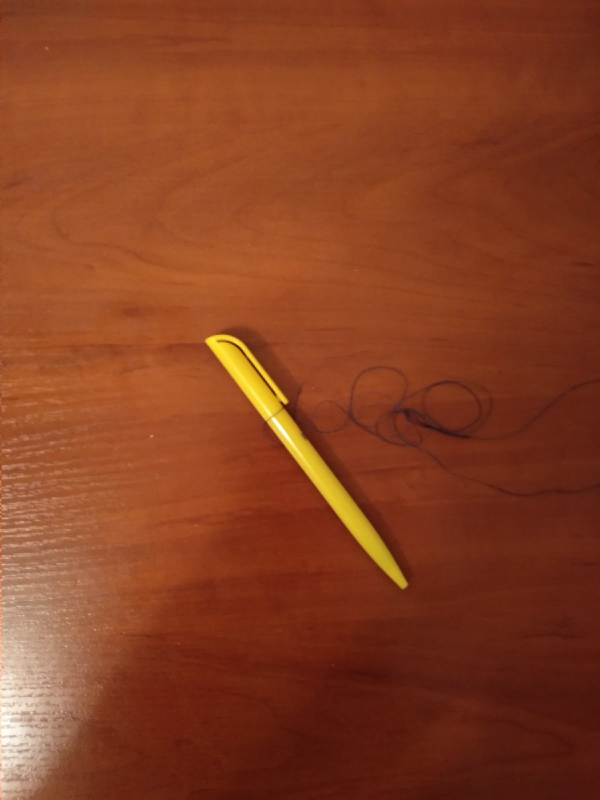
#> input picture examples/yellow_1.jpg, 1200 x 1600 px (shown at 1/2 size)
$ python detect_pen_in_photo.py --image ../examples/yellow_1.jpg
#> lines starting #> are read from the running program, lines starting #| are printed output that depends on the picture; after the words box and inside, x2 and y2 are one past the last pixel; in counts of white or black regions, pixels touching at a corner belong together
### src/util.py
import cv2


def draw_angle(image, angle, center):
    height, width = image.shape[0:2]
    # Ellipse parameters
    radius = 50
    axes = (radius, radius)
    angle_1 = 0
    startAngle = angle
    endAngle = 0
    thickness = 2
    cv2.ellipse(image, center, axes, angle_1, startAngle, endAngle, (255, 0, 255), thickness)

### src/detect_pen_in_photo.py
import numpy as np
import argparse
import cv2
import math
import util

ap = argparse.ArgumentParser()
ap.add_argument("-i", "--image", type=str, required=True, help="path to input image")
ap.add_argument("-o", "--output", type=str, required=False, help="path to output image")
args = vars(ap.parse_args())

frame = cv2.imread(args["image"])
#> frame is the input picture: shape (1600, 1200, 3); mean B, G, R 33.9, 63.2, 134.6
(H, W) = frame.shape[:2]
#> H = 1600; W = 1200

frame = cv2.resize(frame, (600, int(W/H*600)))
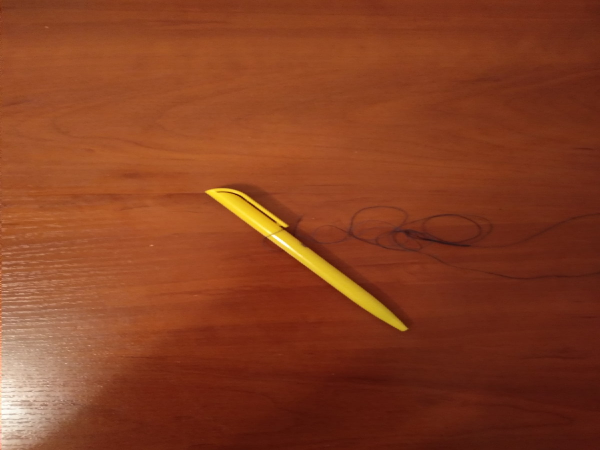
#> frame: shape (450, 600, 3); mean B, G, R 33.8, 63.1, 134.5

gray = cv2.cvtColor(frame, cv2.COLOR_BGR2GRAY)
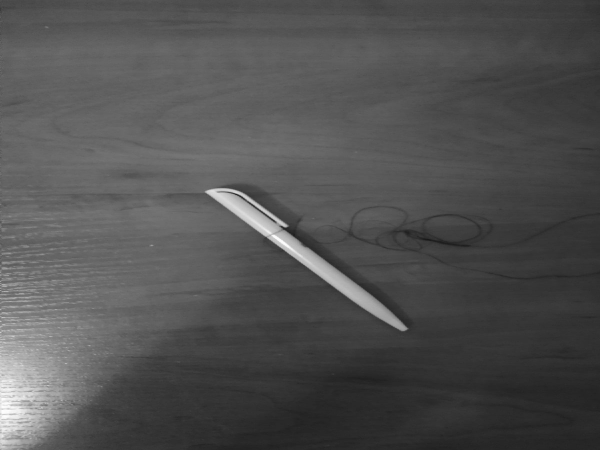
#> gray: shape (450, 600); min 24, max 253, mean 81.1
gray = cv2.GaussianBlur(gray, (7, 7), 0)


edged = cv2.Canny(gray, 50, 100)
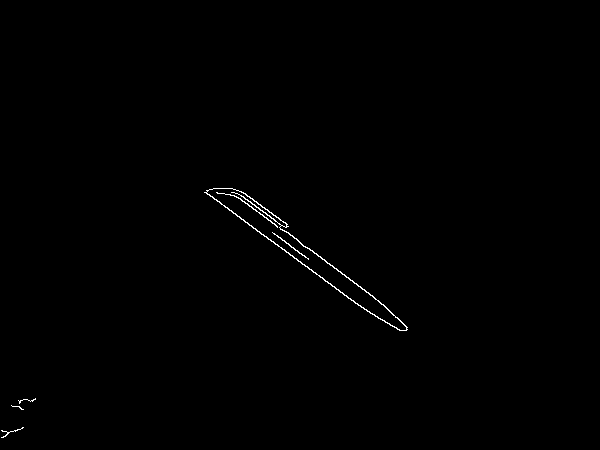
#> edged: shape (450, 600); 0.37% white in thin lines or dots, all inside (x1, y1, x2, y2) = (1, 188, 408, 438)
edged = cv2.dilate(edged, None, iterations=1)
#> edged: shape (450, 600); 1.1% white; 4 white regions, box (x1, y1, x2, y2) and area: (203, 187, 409, 332) 2568, (271, 231, 310, 261) 195, (10, 397, 37, 411) 142, (0, 426, 25, 439) 128
edged = cv2.erode(edged, None, iterations=1)
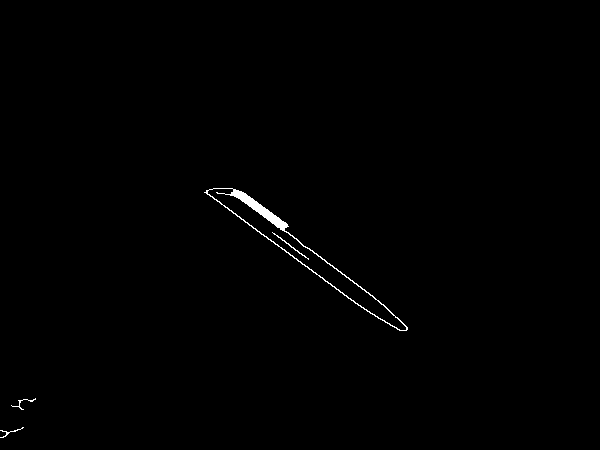
#> edged: shape (450, 600); 0.48% white; 4 white regions

cv2.imshow("Canny", edged)
cv2.waitKey(0)


cnts = cv2.findContours(edged.copy(), cv2.RETR_EXTERNAL,
    cv2.CHAIN_APPROX_SIMPLE)[0]
#> cnts = 3 contours, 2 with area under 20; largest, box (x1, y1, x2, y2) and area: (204, 188, 408, 331) 4047
# cnts = imutils.grab_contours(cnts)

output = frame.copy()


if cnts:
    c_max = max(cnts, key = cv2.contourArea)
#> c_max = contour of 218 points, box (x1, y1, x2, y2) (204, 188, 408, 331), area 4047

M = cv2.moments(c_max)
#> M = moments, m00 4047, centre m10/m00, m01/m00 = (299.9, 250.6)
if M["m00"]:
    center = (int(M["m10"] / M["m00"]), int(M["m01"] / M["m00"]))
#> center = (299, 250)
    cv2.circle(output, center, 5, (0, 0, 255), -1)
#> output: shape (450, 600, 3); 0.03% of pixels changed, all inside (x1, y1, x2, y2) = (294, 245, 305, 256)
    cv2.line(output, (center[0], 0), (center[0], H),(255,0,0), 2)
    cv2.line(output, (0, center[1]), (W, center[1]),(255,0,0), 2)
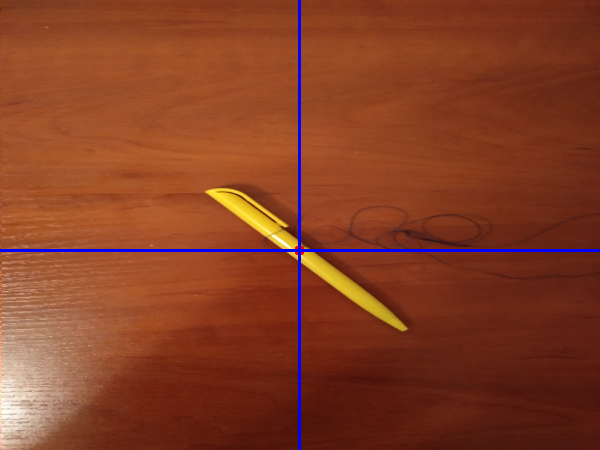
#> output: shape (450, 600, 3); mean B, G, R 36.4, 62.3, 132.9
for c in cnts:
    rect = cv2.minAreaRect(c)
    box = cv2.boxPoints(rect)
    box = np.int0(box)
    cv2.drawContours(output,[box],0,(0,0,255),2)
#> this loop made 3 passes
#> (rect, box) on passes 1 to 3: (((11.52, 432.1), (24.14, 7.34), -7.77), [[0, 437], [0, 430], [22, 426], [23, 434]]), (((23.57, 402.3), (23.6, 10.23), -35.54), [[16, 413], [10, 404], [30, 391], [36, 399]]), (((309.6, 254.9), (23.89, 244.7), -53.66), [[401, 337], [203, 192], [218, 172], [415, 317]])
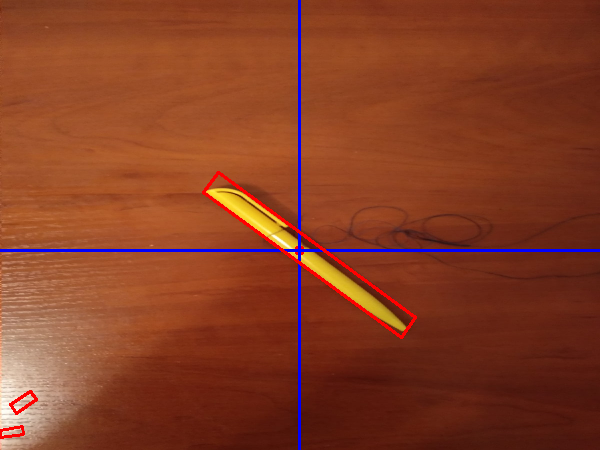
#> output: shape (450, 600, 3); 0.8% of pixels changed, all inside (x1, y1, x2, y2) = (0, 171, 417, 439)

rows,cols = output.shape[:2]
#> rows = 450; cols = 600
[vx,vy,x,y] = cv2.fitLine(c, cv2.DIST_L2,0,0.01,0.01)
#> vx = [0.793]; vy = [0.609]; x = [304.1]; y = [254.5]
lefty = int((-x*vy/vx) + y)
#> lefty = 21
righty = int(((cols-x)*vy/vx)+y)
#> righty = 481
cv2.line(output,(cols-1,righty),(0,lefty),(0,255,0),2)

if righty-lefty != 0:
    angle = int(math.atan((cols-1)/(righty-lefty))*180/math.pi)
#> angle = 52
text_1 = "Angle deviation: {}".format(angle)
#> text_1 = 'Angle deviation: 52'
# print(angle, angle_start, text_1)
cv2.putText(output, text_1, (10, 25),  cv2.FONT_HERSHEY_SIMPLEX, 0.7,
(240, 0, 159), 2)
text_2 = "Angle: {}".format(angle+90)
#> text_2 = 'Angle: 142'
cv2.putText(output, text_2, (10, 50),  cv2.FONT_HERSHEY_SIMPLEX, 0.7,
(240, 0, 159), 2)
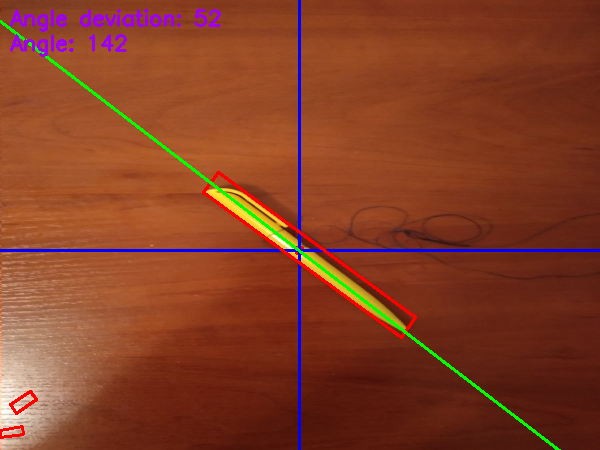
#> output: shape (450, 600, 3); mean B, G, R 37.3, 62.3, 132.6

util.draw_angle(output, -angle-90, center)

cv2.imshow("Image", output)
cv2.waitKey(0)

output_filename = args["output"] if args["output"] else 'output/output_image.jpg'

cv2.imwrite(output_filename, output)

$ run again, on examples/yellow_5.jpg
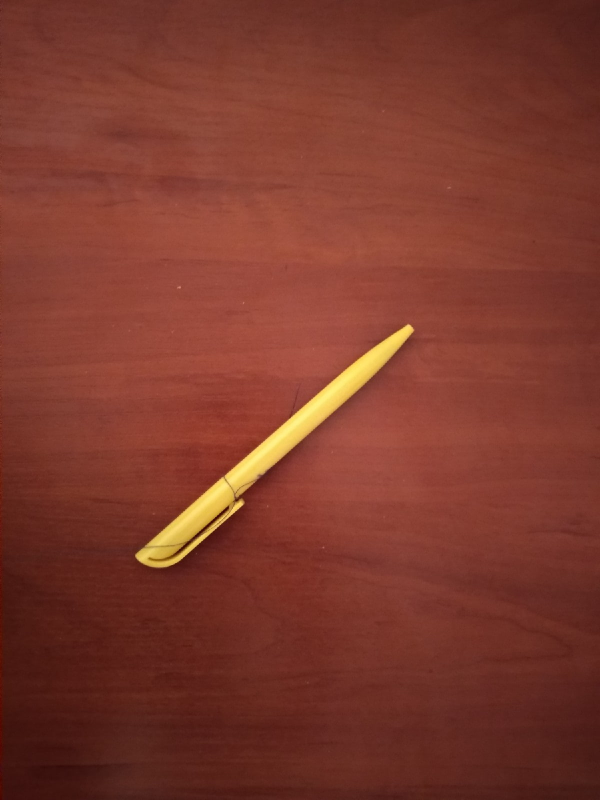
#> input picture examples/yellow_5.jpg, 1200 x 1600 px (shown at 1/2 size)
#> frame is the input picture: shape (1600, 1200, 3); mean B, G, R 44.5, 57.7, 124
#> frame: shape (450, 600, 3)
#> `edged = cv2.erode(edged, None, iterations=1)`:
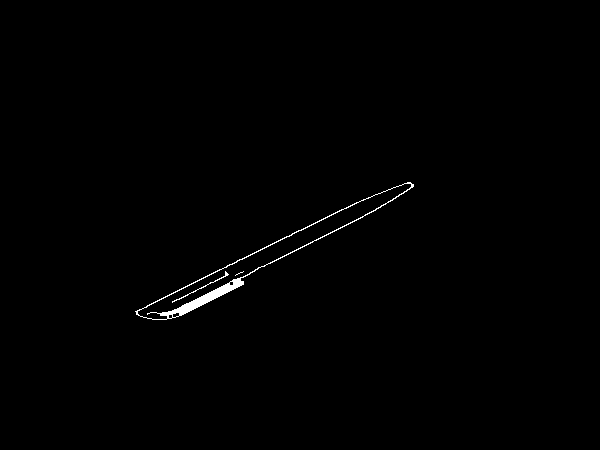
#> edged: shape (450, 600); 0.55% white; 3 white regions (1 under 20 px)
#> cnts = 1 contour; box (x1, y1, x2, y2) and area: (135, 182, 414, 320) 5192
#> c_max = contour of 494 points, box (x1, y1, x2, y2) (135, 182, 414, 320), area 5192
#> M = moments, m00 5191.5, centre m10/m00, m01/m00 = (261.8, 259)
#> center = (261, 258)
#> the loop `for c in cnts:` made 1 pass
#> (rect, box) on pass 1: (((276.8, 253.6), (305.9, 24.15), -26.57), [[145, 332], [134, 311], [408, 174], [419, 196]])
#> vx = [0.895]; vy = [-0.446]; x = [274.7]; y = [251.8]
#> lefty = 388
#> righty = 89
#> angle = -63
#> text_1 = 'Angle deviation: -63'
#> text_2 = 'Angle: 27'
#> `cv2.putText(output, text_2, (10, 50),  cv2.FONT_HERSHEY_SIMPLEX, 0.7, ..`:
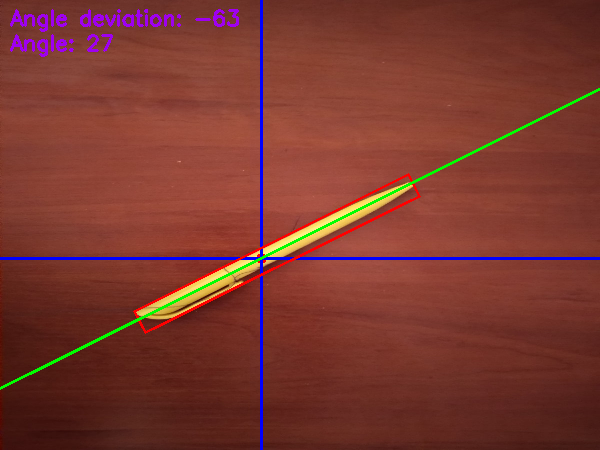
#> output: shape (450, 600, 3); mean B, G, R 47.6, 56.9, 122.2
